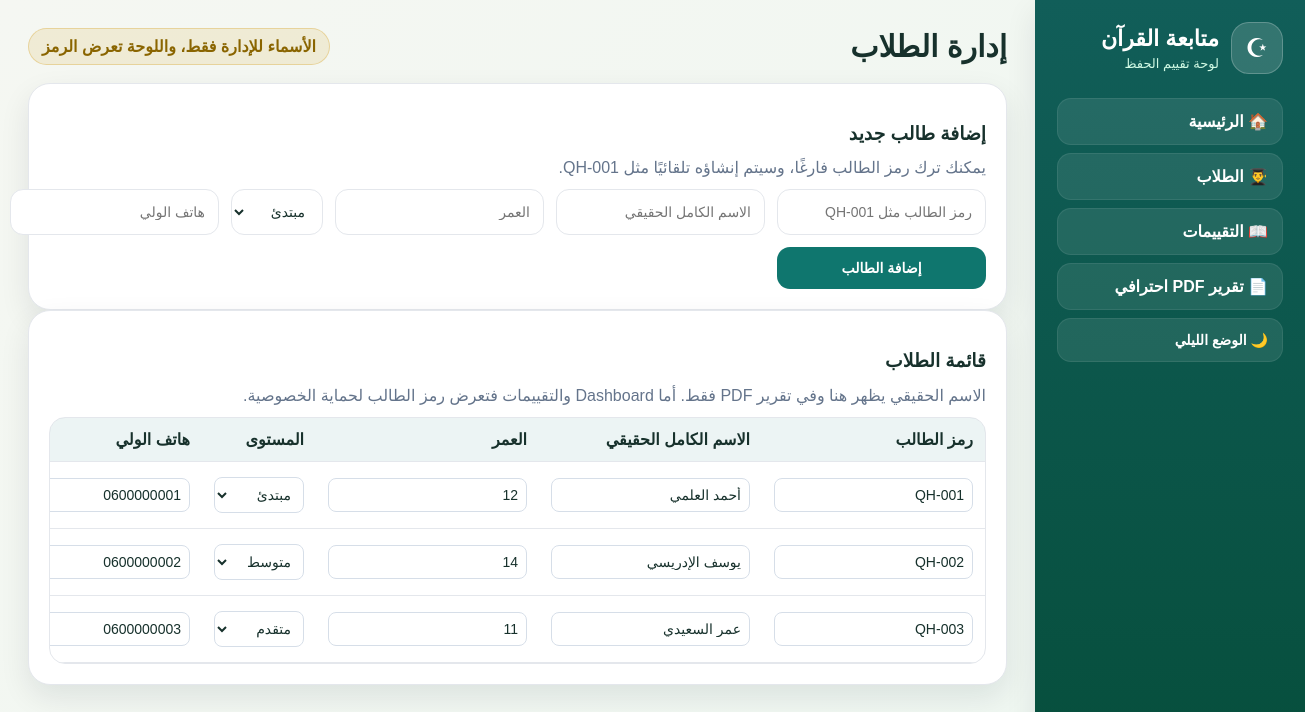
/students, run on the app's committed database.
### tables this page shows
CREATE TABLE students (
        id INTEGER PRIMARY KEY AUTOINCREMENT,
        student_code TEXT UNIQUE,
        full_name TEXT NOT NULL,
        age INTEGER,
        level TEXT,
        phone_guardian TEXT,
        created_at TEXT DEFAULT CURRENT_DATE
    );

### app.py (the view)
@app.get("/students", response_class=HTMLResponse)
def students_page(request: Request):
    return templates.TemplateResponse(request, "students.html", {"students": get_students()})

### templates/students.html (shortened to what this page needs)
{% extends "base.html" %}
{% block content %}
<header class="page-header"><h1>إدارة الطلاب</h1><span class="status-pill">الأسماء للإدارة فقط، واللوحة تعرض الرمز</span></header>
<section class="panel">
    <h3>إضافة طالب جديد</h3>
    <p class="hint">يمكنك ترك رمز الطالب فارغًا، وسيتم إنشاؤه تلقائيًا مثل QH-001.</p>
    <form method="post" action="/students/add" class="form">
        <input name="student_code" placeholder="رمز الطالب مثل QH-001">
        <input name="full_name" placeholder="الاسم الكامل الحقيقي" required>
        <input name="age" type="number" placeholder="العمر">
        <select name="level">
            <option>مبتدئ</option>
        </select>
        <input name="phone_guardian" placeholder="هاتف الولي">
        <button>إضافة الطالب</button>
    </form>
</section>
<section class="panel">
    <h3>قائمة الطلاب</h3>
    <p class="hint">الاسم الحقيقي يظهر هنا وفي تقرير PDF فقط. أما Dashboard والتقييمات فتعرض رمز الطالب لحماية الخصوصية.</p>
    <div class="table-wrap">
        <table>
            <thead><tr><th>رمز الطالب</th><th>الاسم الكامل الحقيقي</th><th>العمر</th><th>المستوى</th><th>هاتف الولي</th><th>تعديل</th><th>حذف</th></tr></thead>
            <tbody>
            {% for s in students %}
                <tr>
                    <form method="post" action="/students/edit/{{ s.id }}">
                        <td><input name="student_code" value="{{ s.student_code or '' }}" required></td>
                        <td><input name="full_name" value="{{ s.full_name }}" required></td>
                        <td><input name="age" type="number" value="{{ s.age or 0 }}"></td>
                        <td>
                            <select name="level">
                                <option {% if s.level == 'مبتدئ' %}selected{% endif %}>مبتدئ</option>
                                <option {% if s.level == 'متوسط' %}selected{% endif %}>متوسط</option>
                                <option {% if s.level == 'متقدم' %}selected{% endif %}>متقدم</option>
                            </select>
                        </td>
                        <td><input name="phone_guardian" value="{{ s.phone_guardian or '' }}"></td>
                    </form>
                </tr>
            {% else %}
                <tr><td colspan="7">لا يوجد طلاب بعد.</td></tr>
            {% endfor %}
            </tbody>
        </table>
    </div>
</section>
{% endblock %}

### static/style.css (style rules this page uses)
:root { --bg:#f5f7f2;--card:#ffffff;--text:#17312c;--muted:#667085;--primary:#0f766e;--primary2:#115e59;--gold:#d7a72f;--danger:#dc2626;--shadow:0 12px 30px rgba(15,23,42,.09);--border:#e4e7ec }
* { box-sizing:border-box }
body { margin:0;font-family:Tahoma,Arial,sans-serif;background:linear-gradient(135deg,var(--bg),#eef7f1);color:var(--text);min-height:100vh }
.page-header { display:flex;align-items:center;justify-content:space-between;gap:16px;margin-bottom:18px }
.page-header h1 { margin:0;font-size:30px }
.status-pill,.badge { background:rgba(215,167,47,.15);color:#8a6500;border:1px solid rgba(215,167,47,.35);border-radius:999px;padding:8px 13px;font-weight:700;white-space:nowrap }
.card,.panel { background:var(--card);border:1px solid var(--border);border-radius:22px;box-shadow:var(--shadow);padding:20px }
.table-wrap { overflow:auto;border-radius:16px;border:1px solid var(--border) }
table { width:100%;border-collapse:collapse;min-width:680px }
th,td { padding:12px;border-bottom:1px solid var(--border);text-align:right }
th { background:rgba(15,118,110,.08);font-weight:800 }
.form { display:grid;grid-template-columns:repeat(5,1fr);gap:12px }
input,select,button { padding:13px;border:1px solid var(--border);border-radius:13px;font-size:14px;background:var(--card);color:var(--text);font-family:Tahoma,Arial,sans-serif }
button { background:var(--primary);color:white;border:none;cursor:pointer;font-weight:800 }
.hint { color:#64748b; margin-top:-5px; margin-bottom:12px; }
table input, table select { min-width:90px; padding:8px; border:1px solid #d6dee8; border-radius:8px; background:#fff; }

### data on the page
students: student_code "QH-001", full_name "أحمد العلمي", age "12", level "مبتدئ", phone_guardian "0600000001"
students: student_code "QH-002", full_name "يوسف الإدريسي", age "14", level "متوسط", phone_guardian "0600000002"
students: student_code "QH-003", full_name "عمر السعيدي", age "11", level "متقدم", phone_guardian "0600000003"
